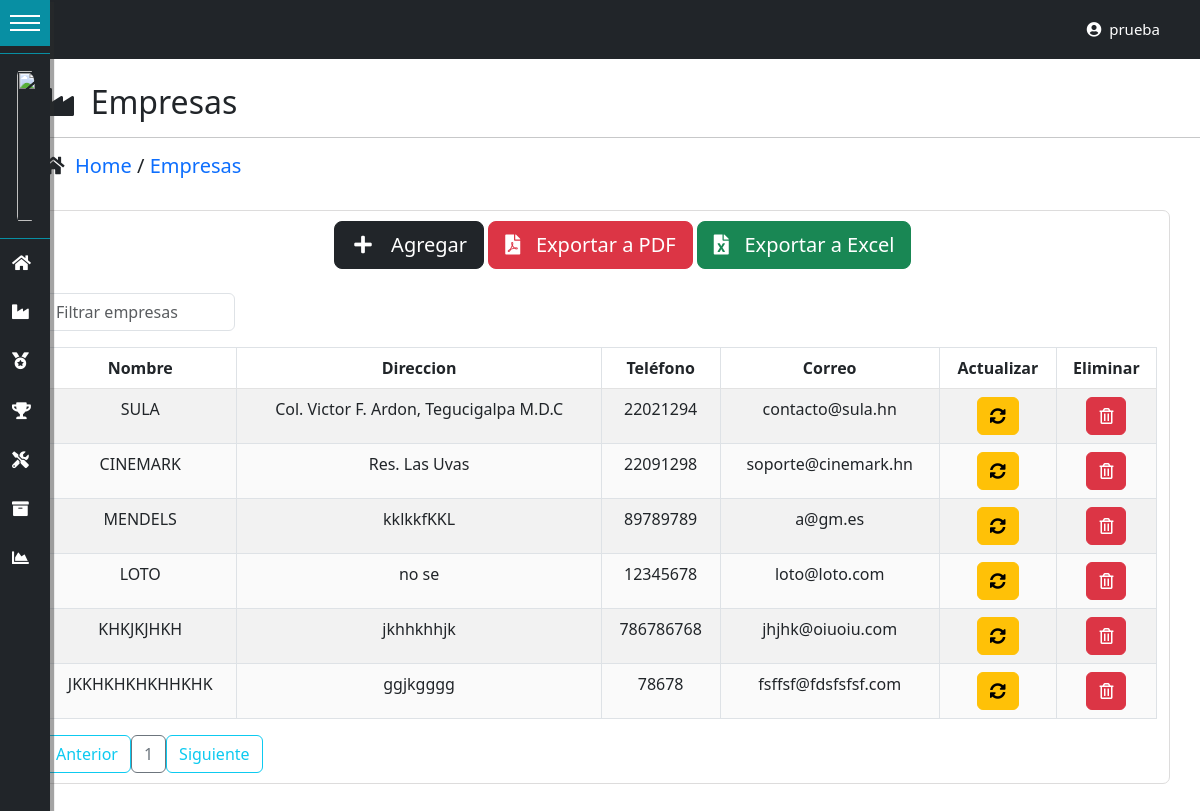
The page /empresas/ (signed in) on the database its author committed.
### tables this page shows
CREATE TABLE IF NOT EXISTS `empresas` (
  `id_empresa` int(11) NOT NULL AUTO_INCREMENT,
  `nombre_empresa` varchar(70) DEFAULT NULL,
  `direccion` varchar(200) DEFAULT NULL,
  `telefono` varchar(15) DEFAULT NULL,
  `correo_electronico` varchar(40) DEFAULT NULL,
  PRIMARY KEY (`id_empresa`)
);

### controladores/vistasControlador.php (called while the page is built, shortened)
<?php
	class vistasControlador extends vistasModelo{
		public function obtener_plantilla_controlador(){
			return require_once "./vistas/plantilla.php";
		}
	}

### index.php (called while the page is built, shortened)
<?php
	require_once "./controladores/vistasControlador.php";
	$plantilla = new vistasControlador();
	$plantilla->obtener_plantilla_controlador();

### config/conexion.php (called while the page is built, shortened)
<?php
class ConexionBD{
    protected $manejador = "mysql";
    private static $servidor = "localhost";
    private static $usuario = "root";
    private static $pass = "";
    protected $db_name = "dbsorteo";
    protected function getConexion(){
        try{
            $parametros=array(PDO::ATTR_PERSISTENT=>true,PDO::MYSQL_ATTR_INIT_COMMAND=>"SET NAMES utf8");
            $this->conexion=new PDO($this->manejador.":host=".self::$servidor.";dbname=".$this->db_name,self::$usuario,self::$pass,$parametros);
            return $this->conexion;
        }
        catch(PDOException $e){
            echo 'Error en la conexion a la BD :'.$e->getMessage();
        }
    }
}

### DatosTablas/obtenerDatos.php (called while the page is built, shortened)
<?php
require_once("./config/conexion.php");
class obtenerDatosTablas extends ConexionBD{
    public function datosTablas($tabla){
        $sql="SELECT * FROM $tabla";
        $resultado=$this->conexion->query($sql) or die ($sql);
        return $resultado;
    }
}

### vistas/contenidos/empresas-view.php (the view, shortened to what this page needs)
<?php
    include("./DatosTablas/obtenerDatos.php");
?>
<br>
<div class="container">
    <h2><i class="fas fa-industry"></i>&nbsp; Empresas</h2>
</div>
<hr/>
<div class="container">
    <h5><i class="fas fa-home"></i>&nbsp;
    <a href="<?php echo SERVERURL?>dashboard/"> Home </a>
    /
    <a href="<?php echo SERVERURL?>empresas/"> Empresas </a></h5>
</div>
<br>
<div class="container contenedor-tabla">
    <div class="container">
    <div class="row">
        <div class="col-3"></div>
        <div class="col-7">
            <div class="btn btn-dark btn-lg" data-bs-toggle="modal" data-bs-target="#ModalCrear"><i class="fas fa-plus fa-fw"></i> &nbsp; Agregar</div>
            <div class="btn btn-danger btn-lg" data-bs-toggle="modal" data-bs-target="#ModalCrear"><i class="fas fa-file-pdf"></i> &nbsp; Exportar a PDF</div>
            <div class="btn btn-success btn-lg" data-bs-toggle="modal" data-bs-target="#ModalCrear"><i class="fas fa-file-excel"></i> &nbsp; Exportar a Excel</div>
        </div>
        <div class="col-2"></div>
    </div>
    </div>
    <div class="table-responsive">
        <br>
            <input type="text" id="searchBox" class="form-control" placeholder="Filtrar empresas" onkeyup="filterTable()">
        <table id="datos-usuario" class="table table-bordered table-striped text-center">
            <thead>
                <tr>
                    <th>Nombre</th>
                    <th>Direccion</th>
                    <th>Teléfono</th>
                    <th>Correo</th>
                    <th>Actualizar</th>
                    <th>Eliminar</th>
                </tr>
            </thead>
            <tbody>
            <?php
                    $datos=new obtenerDatosTablas();
                    $resultado=$datos->datosTablas('empresas');
                    foreach ($resultado as $fila){
                ?>
                <tr>
                    <td><?php echo $fila['nombre_empresa']; ?></td>
                    <td><?php echo $fila['direccion']; ?></td>
                    <td><?php echo $fila['telefono']; ?></td>
                    <td><?php echo $fila['correo_electronico']; ?></td>
                    <td>
                    <button class="btn btn-warning" data-bs-toggle="modal" data-bs-target="#ModalAct<?php echo $fila['id_empresa'];?>">
                        <i class="fas fa-sync-alt"></i>
                    </button>
                    </td>
                    <td>
                        <form class="FormularioAjax" action="<?php echo SERVERURL; ?>ajax/empresasAjax.php" method="POST" data-form="delete" autocomplete="off">
                        <button type="submit" class="btn btn-danger">
                            <i class="far fa-trash-alt"></i>
                        </button>
                        </form>
                    </td>
                    </tr>
                <?php
                        }
                ?>
            </tbody>
        </table>
    </div>
    <div id="paginador" class=""></div>
    </div>
<br>
<br>

### vistas/css/Estilo-Form.css (style rules this page uses)
.contenedor-tabla { border: 1px solid #dddcdc; -moz-border-radius: 7px; -webkit-border-radius: 7px; padding: 10px; }
#searchBox { width:12rem; }
#datos-usuario { width: 100%; border-collapse: collapse; background-color:white; }
.contenedor-tabla { background-color:white; }
#datos-usuario th, td { padding: 8px; text-align: center; border-bottom: 1px solid rgb(226, 226, 226); }
#datos-usuario tr:nth-child(even) { background-color: #fafafa; }
.container h5 a { text-decoration: none; }

### vistas/css/estilos-vistas.css (style rules this page uses)
:root { --width:17rem; --pading:12px; --bgcoolor:rgb(33, 37, 41); --hovercolor:#088fa3; --width-collapsed:50px; }
body { font-size:18px; padding:0; margin: 0; margin-left:var(--width-collapsed); }

### rows shown on the page
empresas: nombre_empresa "SULA", direccion "Col. Victor F. Ardon, Tegucigalpa M.D.C", telefono "22021294", correo_electronico "contacto@sula.hn"
empresas: nombre_empresa "CINEMARK", direccion "Res. Las Uvas", telefono "22091298", correo_electronico "soporte@cinemark.hn"
empresas: nombre_empresa "MENDELS", direccion "kklkkfKKL", telefono "89789789", correo_electronico "a@gm.es"
empresas: nombre_empresa "LOTO", direccion "no se", telefono "12345678", correo_electronico "loto@loto.com"
empresas: nombre_empresa "KHKJKJHKH", direccion "jkhhkhhjk", telefono "786786768", correo_electronico "jhjhk@oiuoiu.com"
empresas: nombre_empresa "JKKHKHKHKHHKHK", direccion "ggjkgggg", telefono "78678", correo_electronico "fsffsf@fdsfsfsf.com"

### other values the page prints
$_SESSION['usuario_login'] "prueba"
